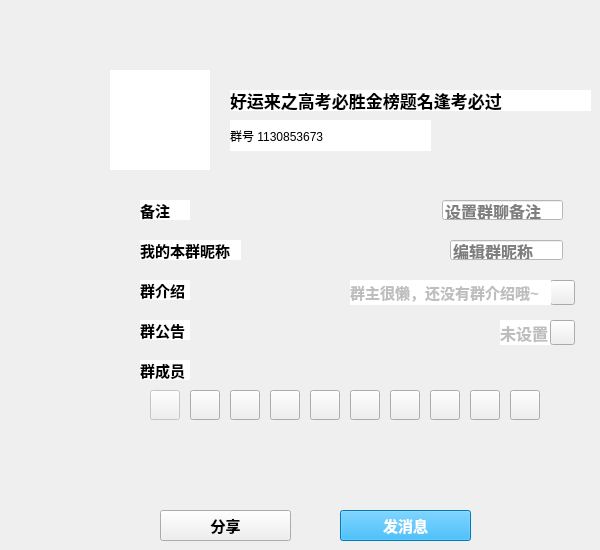
      <widget class="QWidget" name="page_8">
       <property name="styleSheet">
        <string notr="true">QWidget#page_8{
	background:rgb(255, 255, 255)
}</string>
       </property>
       <widget class="QLabel" name="chatroom_portrait">
        <property name="geometry">
         <rect>
          <x>110</x>
          <y>70</y>
          <width>100</width>
          <height>100</height>
         </rect>
        </property>
        <property name="minimumSize">
         <size>
          <width>100</width>
          <height>100</height>
         </size>
        </property>
        <property name="maximumSize">
         <size>
          <width>100</width>
          <height>100</height>
         </size>
        </property>
        <property name="styleSheet">
         <string notr="true">QLabel#chatroom_portrait{
	background:rgb(255, 255, 255)
}</string>
        </property>
        <property name="text">
         <string/>
        </property>
        <property name="pixmap">
         <pixmap>贴图/xing.png</pixmap>
        </property>
        <property name="scaledContents">
         <bool>true</bool>
        </property>
       </widget>
       <widget class="QLabel" name="chatroom_name">
        <property name="geometry">
         <rect>
          <x>230</x>
          <y>90</y>
          <width>361</width>
          <height>21</height>
         </rect>
        </property>
        <property name="font">
         <font>
          <pointsize>13</pointsize>
          <bold>true</bold>
         </font>
        </property>
        <property name="styleSheet">
         <string notr="true">QLabel#chatroom_name{
	background:rgb(255, 255, 255)
}</string>
        </property>
        <property name="text">
         <string>好运来之高考必胜金榜题名逢考必过</string>
        </property>
       </widget>
       <widget class="QLabel" name="chatroom_number">
        <property name="geometry">
         <rect>
          <x>230</x>
          <y>120</y>
          <width>201</width>
          <height>31</height>
         </rect>
        </property>
        <property name="font">
         <font>
          <pointsize>9</pointsize>
          <italic>false</italic>
          <bold>false</bold>
         </font>
        </property>
        <property name="styleSheet">
         <string notr="true">QLabel#chatroom_number{
	background:rgb(255, 255, 255)
}</string>
        </property>
        <property name="text">
         <string>群号 1130853673</string>
        </property>
       </widget>
       <widget class="QLabel" name="chatroom_remark_label">
        <property name="geometry">
         <rect>
          <x>140</x>
          <y>200</y>
          <width>50</width>
          <height>20</height>
         </rect>
        </property>
        <property name="minimumSize">
         <size>
          <width>0</width>
          <height>20</height>
         </size>
        </property>
        <property name="maximumSize">
         <size>
          <width>16777215</width>
          <height>20</height>
         </size>
        </property>
        <property name="font">
         <font>
          <pointsize>11</pointsize>
          <bold>true</bold>
         </font>
        </property>
        <property name="styleSheet">
         <string notr="true">QLabel#chatroom_remark_label{
	background:rgb(255, 255, 255)
}</string>
        </property>
        <property name="text">
         <string>备注</string>
        </property>
       </widget>
       <widget class="QPushButton" name="pushButton_2">
        <property name="enabled">
         <bool>false</bool>
        </property>
        <property name="geometry">
         <rect>
          <x>110</x>
          <y>200</y>
          <width>20</width>
          <height>20</height>
         </rect>
        </property>
        <property name="minimumSize">
         <size>
          <width>20</width>
          <height>20</height>
         </size>
        </property>
        <property name="maximumSize">
         <size>
          <width>20</width>
          <height>20</height>
         </size>
        </property>
        <property name="sizeIncrement">
         <size>
          <width>0</width>
          <height>0</height>
         </size>
        </property>
        <property name="text">
         <string/>
        </property>
        <property name="icon">
         <iconset>
          <disabledon>贴图/beizhu.png</disabledon>
         </iconset>
        </property>
        <property name="iconSize">
         <size>
          <width>20</width>
          <height>20</height>
         </size>
        </property>
        <property name="flat">
         <bool>true</bool>
        </property>
       </widget>
       <widget class="QPushButton" name="share_button_2">
        <property name="geometry">
         <rect>
          <x>160</x>
          <y>510</y>
          <width>131</width>
          <height>31</height>
         </rect>
        </property>
        <property name="font">
         <font>
          <pointsize>11</pointsize>
          <bold>true</bold>
         </font>
        </property>
        <property name="text">
         <string>分享</string>
        </property>
       </widget>
       <widget class="QPushButton" name="pushButton_3">
        <property name="enabled">
         <bool>false</bool>
        </property>
        <property name="geometry">
         <rect>
          <x>110</x>
          <y>240</y>
          <width>20</width>
          <height>20</height>
         </rect>
        </property>
        <property name="minimumSize">
         <size>
          <width>20</width>
          <height>20</height>
         </size>
        </property>
        <property name="maximumSize">
         <size>
          <width>20</width>
          <height>20</height>
         </size>
        </property>
        <property name="sizeIncrement">
         <size>
          <width>0</width>
          <height>0</height>
         </size>
        </property>
        <property name="text">
         <string/>
        </property>
        <property name="icon">
         <iconset>
          <disabledon>贴图/wodebenqunnicheng.png</disabledon>
         </iconset>
        </property>
        <property name="iconSize">
         <size>
          <width>20</width>
          <height>20</height>
         </size>
        </property>
        <property name="flat">
         <bool>true</bool>
        </property>
       </widget>
       <widget class="QPushButton" name="pushButton_4">
        <property name="enabled">
         <bool>false</bool>
        </property>
        <property name="geometry">
         <rect>
          <x>110</x>
          <y>280</y>
          <width>20</width>
          <height>20</height>
         </rect>
        </property>
        <property name="minimumSize">
         <size>
          <width>20</width>
          <height>20</height>
         </size>
        </property>
        <property name="maximumSize">
         <size>
          <width>20</width>
          <height>20</height>
         </size>
        </property>
        <property name="sizeIncrement">
         <size>
          <width>0</width>
          <height>0</height>
         </size>
        </property>
        <property name="text">
         <string/>
        </property>
        <property name="icon">
         <iconset>
          <disabledon>贴图/qunjieshao.png</disabledon>
         </iconset>
        </property>
        <property name="iconSize">
         <size>
          <width>20</width>
          <height>20</height>
         </size>
        </property>
        <property name="flat">
         <bool>true</bool>
        </property>
       </widget>
       <widget class="QPushButton" name="pushButton_5">
        <property name="enabled">
         <bool>false</bool>
        </property>
        <property name="geometry">
         <rect>
          <x>110</x>
          <y>320</y>
          <width>20</width>
          <height>20</height>
         </rect>
        </property>
        <property name="minimumSize">
         <size>
          <width>20</width>
          <height>20</height>
         </size>
        </property>
        <property name="maximumSize">
         <size>
          <width>20</width>
          <height>20</height>
         </size>
        </property>
        <property name="sizeIncrement">
         <size>
          <width>0</width>
          <height>0</height>
         </size>
        </property>
        <property name="text">
         <string/>
        </property>
        <property name="icon">
         <iconset>
          <disabledon>贴图/qungonggao.png</disabledon>
         </iconset>
        </property>
        <property name="iconSize">
         <size>
          <width>20</width>
          <height>20</height>
         </size>
        </property>
        <property name="flat">
         <bool>true</bool>
        </property>
       </widget>
       <widget class="QPushButton" name="pushButton_6">
        <property name="enabled">
         <bool>false</bool>
        </property>
        <property name="geometry">
         <rect>
          <x>110</x>
          <y>360</y>
          <width>20</width>
          <height>20</height>
         </rect>
        </property>
        <property name="minimumSize">
         <size>
          <width>20</width>
          <height>20</height>
         </size>
        </property>
        <property name="maximumSize">
         <size>
          <width>20</width>
          <height>20</height>
         </size>
        </property>
        <property name="sizeIncrement">
         <size>
          <width>0</width>
          <height>0</height>
         </size>
        </property>
        <property name="text">
         <string/>
        </property>
        <property name="icon">
         <iconset>
          <disabledon>贴图/haoyoufenzu.png</disabledon>
         </iconset>
        </property>
        <property name="iconSize">
         <size>
          <width>20</width>
          <height>20</height>
         </size>
        </property>
        <property name="flat">
         <bool>true</bool>
        </property>
       </widget>
       <widget class="QLabel" name="advice_label">
        <property name="geometry">
         <rect>
          <x>140</x>
          <y>320</y>
          <width>50</width>
          <height>20</height>
         </rect>
        </property>
        <property name="minimumSize">
         <size>
          <width>0</width>
          <height>20</height>
         </size>
        </property>
        <property name="maximumSize">
         <size>
          <width>16777215</width>
          <height>20</height>
         </size>
        </property>
        <property name="font">
         <font>
          <pointsize>11</pointsize>
          <bold>true</bold>
         </font>
        </property>
        <property name="styleSheet">
         <string notr="true">QLabel#advice_label{
	background:rgb(255, 255, 255)
}</string>
        </property>
        <property name="text">
         <string>群公告</string>
        </property>
       </widget>
       <widget class="QLabel" name="myself_name_label">
        <property name="geometry">
         <rect>
          <x>140</x>
          <y>240</y>
          <width>101</width>
          <height>20</height>
         </rect>
        </property>
        <property name="minimumSize">
         <size>
          <width>0</width>
          <height>20</height>
         </size>
        </property>
        <property name="maximumSize">
         <size>
          <width>16777215</width>
          <height>20</height>
         </size>
        </property>
        <property name="font">
         <font>
          <pointsize>11</pointsize>
          <bold>true</bold>
         </font>
        </property>
        <property name="styleSheet">
         <string notr="true">QLabel#myself_name_label{
	background:rgb(255, 255, 255)
}</string>
        </property>
        <property name="text">
         <string>我的本群昵称</string>
        </property>
       </widget>
       <widget class="QLabel" name="introduce_label">
        <property name="geometry">
         <rect>
          <x>140</x>
          <y>280</y>
          <width>50</width>
          <height>20</height>
         </rect>
        </property>
        <property name="minimumSize">
         <size>
          <width>0</width>
          <height>20</height>
         </size>
        </property>
        <property name="maximumSize">
         <size>
          <width>16777215</width>
          <height>20</height>
         </size>
        </property>
        <property name="font">
         <font>
          <pointsize>11</pointsize>
          <bold>true</bold>
         </font>
        </property>
        <property name="styleSheet">
         <string notr="true">QLabel#introduce_label{
	background:rgb(255, 255, 255)
}</string>
        </property>
        <property name="text">
         <string>群介绍</string>
        </property>
       </widget>
       <widget class="QLabel" name="chatroom_member_label">
        <property name="geometry">
         <rect>
          <x>140</x>
          <y>360</y>
          <width>50</width>
          <height>20</height>
         </rect>
        </property>
        <property name="minimumSize">
         <size>
          <width>0</width>
          <height>20</height>
         </size>
        </property>
        <property name="maximumSize">
         <size>
          <width>16777215</width>
          <height>20</height>
         </size>
        </property>
        <property name="font">
         <font>
          <pointsize>11</pointsize>
          <bold>true</bold>
         </font>
        </property>
        <property name="styleSheet">
         <string notr="true">QLabel#chatroom_member_label{
	background:rgb(255, 255, 255)
}</string>
        </property>
        <property name="text">
         <string>群成员</string>
        </property>
       </widget>
       <widget class="QLineEdit" name="chatroom_remark_name">
        <property name="geometry">
         <rect>
          <x>442</x>
          <y>200</y>
          <width>121</width>
          <height>20</height>
         </rect>
        </property>
        <property name="font">
         <font>
          <pointsize>12</pointsize>
          <bold>true</bold>
         </font>
        </property>
        <property name="styleSheet">
         <string notr="true">QLineEdit#chatroom_remark_name{
	background:rgb(255, 255, 255)
}</string>
        </property>
        <property name="placeholderText">
         <string>设置群聊备注</string>
        </property>
       </widget>
       <widget class="QLineEdit" name="myself_name">
        <property name="geometry">
         <rect>
          <x>450</x>
          <y>240</y>
          <width>113</width>
          <height>20</height>
         </rect>
        </property>
        <property name="font">
         <font>
          <pointsize>12</pointsize>
          <bold>true</bold>
         </font>
        </property>
        <property name="styleSheet">
         <string notr="true">QLineEdit#myself_name{
	background:rgb(255, 255, 255)
}</string>
        </property>
        <property name="placeholderText">
         <string>编辑群昵称</string>
        </property>
       </widget>
       <widget class="QPushButton" name="member_1">
        <property name="enabled">
         <bool>false</bool>
        </property>
        <property name="geometry">
         <rect>
          <x>110</x>
          <y>390</y>
          <width>30</width>
          <height>30</height>
         </rect>
        </property>
        <property name="minimumSize">
         <size>
          <width>30</width>
          <height>30</height>
         </size>
        </property>
        <property name="maximumSize">
         <size>
          <width>30</width>
          <height>30</height>
         </size>
        </property>
        <property name="styleSheet">
         <string notr="true">QPushButton {
    border-radius: 15px;
    background-color: transparent;
}</string>
        </property>
        <property name="text">
         <string/>
        </property>
        <property name="icon">
         <iconset>
          <disabledon>贴图/qq.png</disabledon>
         </iconset>
        </property>
        <property name="iconSize">
         <size>
          <width>30</width>
          <height>30</height>
         </size>
        </property>
        <property name="flat">
         <bool>false</bool>
        </property>
       </widget>
       <widget class="QPushButton" name="member_2">
        <property name="enabled">
         <bool>false</bool>
        </property>
        <property name="geometry">
         <rect>
          <x>150</x>
          <y>390</y>
          <width>30</width>
          <height>30</height>
         </rect>
        </property>
        <property name="minimumSize">
         <size>
          <width>30</width>
          <height>30</height>
         </size>
        </property>
        <property name="maximumSize">
         <size>
          <width>30</width>
          <height>30</height>
         </size>
        </property>
        <property name="styleSheet">
         <string notr="true"/>
        </property>
        <property name="text">
         <string/>
        </property>
        <property name="iconSize">
         <size>
          <width>30</width>
          <height>30</height>
         </size>
        </property>
        <property name="flat">
         <bool>false</bool>
        </property>
       </widget>
       <widget class="QPushButton" name="member_3">
        <property name="geometry">
         <rect>
          <x>190</x>
          <y>390</y>
          <width>30</width>
          <height>30</height>
         </rect>
        </property>
        <property name="minimumSize">
         <size>
          <width>30</width>
          <height>30</height>
         </size>
        </property>
        <property name="maximumSize">
         <size>
          <width>30</width>
          <height>30</height>
         </size>
        </property>
        <property name="styleSheet">
         <string notr="true"/>
        </property>
        <property name="text">
         <string/>
        </property>
        <property name="iconSize">
         <size>
          <width>30</width>
          <height>30</height>
         </size>
        </property>
       </widget>
       <widget class="QPushButton" name="member_4">
        <property name="geometry">
         <rect>
          <x>230</x>
          <y>390</y>
          <width>30</width>
          <height>30</height>
         </rect>
        </property>
        <property name="minimumSize">
         <size>
          <width>30</width>
          <height>30</height>
         </size>
        </property>
        <property name="maximumSize">
         <size>
          <width>30</width>
          <height>30</height>
         </size>
        </property>
        <property name="styleSheet">
         <string notr="true"/>
        </property>
        <property name="text">
         <string/>
        </property>
        <property name="iconSize">
         <size>
          <width>30</width>
          <height>30</height>
         </size>
        </property>
       </widget>
       <widget class="QPushButton" name="member_5">
        <property name="geometry">
         <rect>
          <x>270</x>
          <y>390</y>
          <width>30</width>
          <height>30</height>
         </rect>
        </property>
        <property name="minimumSize">
         <size>
          <width>30</width>
          <height>30</height>
         </size>
        </property>
        <property name="maximumSize">
         <size>
          <width>30</width>
          <height>30</height>
         </size>
        </property>
        <property name="styleSheet">
         <string notr="true"/>
        </property>
        <property name="text">
         <string/>
        </property>
        <property name="iconSize">
         <size>
          <width>30</width>
          <height>30</height>
         </size>
        </property>
       </widget>
       <widget class="QPushButton" name="member_6">
        <property name="geometry">
         <rect>
          <x>310</x>
          <y>390</y>
          <width>30</width>
          <height>30</height>
         </rect>
        </property>
        <property name="minimumSize">
         <size>
          <width>30</width>
          <height>30</height>
         </size>
        </property>
        <property name="maximumSize">
         <size>
          <width>30</width>
          <height>30</height>
         </size>
        </property>
        <property name="styleSheet">
         <string notr="true"/>
        </property>
        <property name="text">
         <string/>
        </property>
        <property name="iconSize">
         <size>
          <width>30</width>
          <height>30</height>
         </size>
        </property>
       </widget>
       <widget class="QPushButton" name="member_7">
        <property name="geometry">
         <rect>
          <x>350</x>
          <y>390</y>
          <width>30</width>
          <height>30</height>
         </rect>
        </property>
        <property name="minimumSize">
         <size>
          <width>30</width>
          <height>30</height>
         </size>
        </property>
        <property name="maximumSize">
         <size>
          <width>30</width>
          <height>30</height>
         </size>
        </property>
        <property name="styleSheet">
         <string notr="true"/>
        </property>
        <property name="text">
         <string/>
        </property>
        <property name="iconSize">
         <size>
          <width>30</width>
          <height>30</height>
         </size>
        </property>
       </widget>
       <widget class="QPushButton" name="member_8">
        <property name="geometry">
         <rect>
          <x>390</x>
          <y>390</y>
          <width>30</width>
          <height>30</height>
         </rect>
        </property>
        <property name="minimumSize">
         <size>
          <width>30</width>
          <height>30</height>
         </size>
        </property>
        <property name="maximumSize">
         <size>
          <width>30</width>
          <height>30</height>
         </size>
        </property>
        <property name="styleSheet">
         <string notr="true"/>
        </property>
        <property name="text">
         <string/>
        </property>
        <property name="iconSize">
         <size>
          <width>30</width>
          <height>30</height>
         </size>
        </property>
       </widget>
       <widget class="QPushButton" name="member_9">
        <property name="geometry">
         <rect>
          <x>430</x>
          <y>390</y>
          <width>30</width>
          <height>30</height>
         </rect>
        </property>
        <property name="minimumSize">
         <size>
          <width>30</width>
          <height>30</height>
         </size>
        </property>
        <property name="maximumSize">
         <size>
          <width>30</width>
          <height>30</height>
         </size>
        </property>
        <property name="styleSheet">
         <string notr="true"/>
        </property>
        <property name="text">
         <string/>
        </property>
        <property name="iconSize">
         <size>
          <width>30</width>
          <height>30</height>
         </size>
        </property>
       </widget>
       <widget class="QPushButton" name="member_10">
        <property name="geometry">
         <rect>
          <x>470</x>
          <y>390</y>
          <width>30</width>
          <height>30</height>
         </rect>
        </property>
        <property name="minimumSize">
         <size>
          <width>30</width>
          <height>30</height>
         </size>
        </property>
        <property name="maximumSize">
         <size>
          <width>30</width>
          <height>30</height>
         </size>
        </property>
        <property name="styleSheet">
         <string notr="true"/>
        </property>
        <property name="text">
         <string/>
        </property>
        <property name="iconSize">
         <size>
          <width>30</width>
          <height>30</height>
         </size>
        </property>
       </widget>
       <widget class="QPushButton" name="member_11">
        <property name="geometry">
         <rect>
          <x>510</x>
          <y>390</y>
          <width>30</width>
          <height>30</height>
         </rect>
        </property>
        <property name="minimumSize">
         <size>
          <width>30</width>
          <height>30</height>
         </size>
        </property>
        <property name="maximumSize">
         <size>
          <width>30</width>
          <height>30</height>
         </size>
        </property>
        <property name="styleSheet">
         <string notr="true"/>
        </property>
        <property name="text">
         <string/>
        </property>
        <property name="iconSize">
         <size>
          <width>30</width>
          <height>30</height>
         </size>
        </property>
       </widget>
       <widget class="QPushButton" name="send_chatroom_message">
        <property name="enabled">
         <bool>true</bool>
        </property>
        <property name="geometry">
         <rect>
          <x>340</x>
          <y>510</y>
          <width>131</width>
          <height>31</height>
         </rect>
        </property>
        <property name="font">
         <font>
          <pointsize>11</pointsize>
          <bold>true</bold>
         </font>
        </property>
        <property name="styleSheet">
         <string notr="true">QPushButton#send_chatroom_message
{
	color:rgb(255, 255, 255);
	background:rgb(0, 170, 255);
}
QPushButton#send_chatroom_message:hover
{
	border:1px solid black;
	background-color:#your_color;
}</string>
        </property>
        <property name="text">
         <string>发消息</string>
        </property>
       </widget>
       <widget class="QPushButton" name="introduce_button">
        <property name="geometry">
         <rect>
          <x>550</x>
          <y>280</y>
          <width>25</width>
          <height>25</height>
         </rect>
        </property>
        <property name="minimumSize">
         <size>
          <width>25</width>
          <height>25</height>
         </size>
        </property>
        <property name="maximumSize">
         <size>
          <width>25</width>
          <height>25</height>
         </size>
        </property>
        <property name="text">
         <string/>
        </property>
        <property name="icon">
         <iconset>
          <normaloff>贴图/jiantou.png</normaloff>贴图/jiantou.png</iconset>
        </property>
        <property name="iconSize">
         <size>
          <width>25</width>
          <height>25</height>
         </size>
        </property>
        <property name="default">
         <bool>false</bool>
        </property>
        <property name="flat">
         <bool>false</bool>
        </property>
       </widget>
       <widget class="QLabel" name="advice">
        <property name="enabled">
         <bool>false</bool>
        </property>
        <property name="geometry">
         <rect>
          <x>500</x>
          <y>320</y>
          <width>51</width>
          <height>25</height>
         </rect>
        </property>
        <property name="minimumSize">
         <size>
          <width>0</width>
          <height>25</height>
         </size>
        </property>
        <property name="maximumSize">
         <size>
          <width>16777215</width>
          <height>25</height>
         </size>
        </property>
        <property name="font">
         <font>
          <pointsize>12</pointsize>
          <bold>true</bold>
         </font>
        </property>
        <property name="styleSheet">
         <string notr="true">QLabel#advice{
	background:rgb(255, 255, 255)
}</string>
        </property>
        <property name="text">
         <string>未设置</string>
        </property>
       </widget>
       <widget class="QLabel" name="introduce">
        <property name="enabled">
         <bool>false</bool>
        </property>
        <property name="geometry">
         <rect>
          <x>350</x>
          <y>280</y>
          <width>201</width>
          <height>25</height>
         </rect>
        </property>
        <property name="minimumSize">
         <size>
          <width>0</width>
          <height>25</height>
         </size>
        </property>
        <property name="maximumSize">
         <size>
          <width>16777215</width>
          <height>25</height>
         </size>
        </property>
        <property name="sizeIncrement">
         <size>
          <width>0</width>
          <height>0</height>
         </size>
        </property>
        <property name="font">
         <font>
          <pointsize>11</pointsize>
          <bold>true</bold>
         </font>
        </property>
        <property name="styleSheet">
         <string notr="true">QLabel#introduce{
	background:rgb(255, 255, 255)
}</string>
        </property>
        <property name="text">
         <string>群主很懒，还没有群介绍哦~</string>
        </property>
       </widget>
       <widget class="QPushButton" name="advice_button">
        <property name="geometry">
         <rect>
          <x>550</x>
          <y>320</y>
          <width>25</width>
          <height>25</height>
         </rect>
        </property>
        <property name="minimumSize">
         <size>
          <width>25</width>
          <height>25</height>
         </size>
        </property>
        <property name="maximumSize">
         <size>
          <width>25</width>
          <height>25</height>
         </size>
        </property>
        <property name="text">
         <string/>
        </property>
        <property name="icon">
         <iconset>
          <normaloff>贴图/jiantou.png</normaloff>贴图/jiantou.png</iconset>
        </property>
        <property name="iconSize">
         <size>
          <width>25</width>
          <height>25</height>
         </size>
        </property>
        <property name="default">
         <bool>false</bool>
        </property>
        <property name="flat">
         <bool>false</bool>
        </property>
       </widget>
      </widget>
